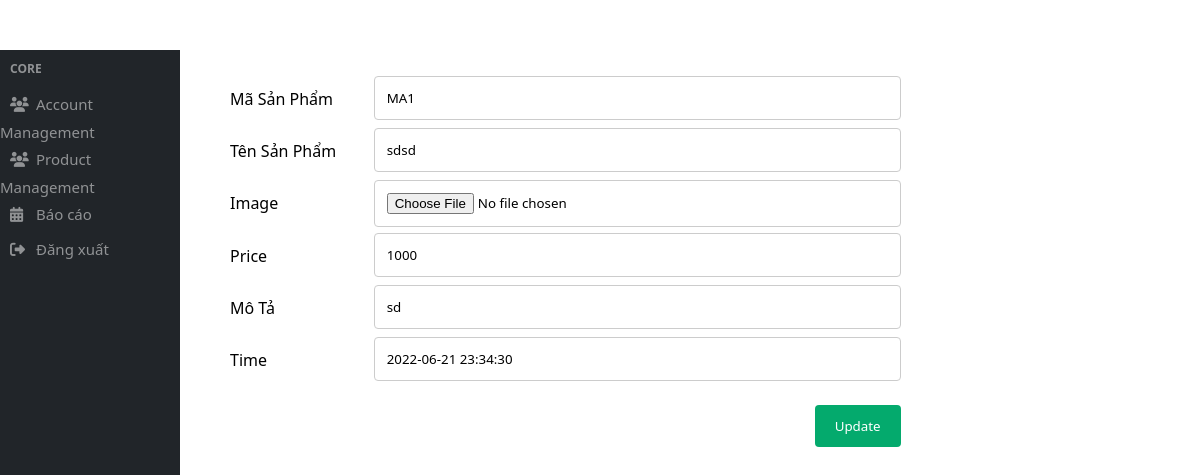
Screenshot of /php/admin/edit_product.php?ID=2 (signed in) with the database file from the repository.
### tables this page shows
CREATE TABLE `product` (
  `ID` int(20) NOT NULL,
  `MaSanPham` varchar(20) NOT NULL,
  `TenSanPham` varchar(100) NOT NULL,
  `Images` varchar(100) NOT NULL,
  `Price` int(100) NOT NULL,
  `MoTa` varchar(2000) NOT NULL,
  `DaTe` datetime NOT NULL DEFAULT current_timestamp()
);

### php/admin/edit_product.php (the view, shortened to what this page needs)
<?php
    $conn=include"../../include/ketnoidatabase.php";
    if(isset($_GET["ID"]))
    {
        $ID=$_GET["ID"];
    }
    if(!$_SESSION["ID"])
    {
        echo "<script>window.location.href='login.php'</script>";
    }
    else
    {
?>
<!DOCTYPE html>
<html lang="en">
<head>
    <link rel="stylesheet" href="../../css/edit_product.css">
    <link rel="stylesheet" href="https://cdnjs.cloudflare.com/ajax/libs/font-awesome/6.1.1/css/all.min.css">
</head>
<body>
    <div id="container">
        <div class="sidebar">
            <?php include '../../include/sildeber-left.php';?>
            <div style="height:100vh" class="sidebar-right">
            <?php
                $stmt = $conn->prepare("SELECT * FROM product where ID=?");
                $stmt->bind_param("i",$ID);
                $stmt->execute();
                $result = $stmt->get_result();
                if ($result->num_rows == 1) {
            ?>
            <?php
                    while($row = $result->fetch_assoc()) {
            ?>
                <form action="update_product.php?ID=<?php echo $ID ?>" method="POST">
                    <div class="row">
                      <div class="col-25">
                        <label for="fname">Mã Sản Phẩm</label>
                      </div>
                      <div class="col-75">
                        <input style="pointer-events: none;" class="input_text" type="text" id="fname" name="MaSanPham" value="<?php echo $row["MaSanPham"]?>" >
                      </div>
                    </div>
                    <div class="row">
                      <div class="col-25">
                        <label for="lname">Tên Sản Phẩm</label>
                      </div>
                      <div class="col-75">
                        <input class="input_text"  type="text" id="lname" value="<?php echo $row["TenSanPham"]?>" name="TenSanPham">
                      </div>
                    </div>
                    <div class="row">
                      <div class="col-25">
                        <label for="country">Image</label>
                      </div>
                      <div class="col-75">
                        <input class="input_text"  type="file" id="lname"  name="Image" >
                      </div>
                    </div>
                    <div class="row">
                        <div class="col-25">
                          <label for="fname">Price</label>
                        </div>
                        <div class="col-75">
                          <input class="input_text" type="text" id="fname" name="Price" value="<?php echo $row["Price"]?>">
                        </div>
                    </div>
                    <div class="row">
                        <div class="col-25">
                          <label for="fname">Mô Tả</label>
                        </div>
                        <div class="col-75">
                          <input class="input_text" type="text" id="fname" name="MoTa" value="<?php echo $row["MoTa"]?>">
                        </div>
                    </div>
                    <div class="row">
                        <div class="col-25">
                          <label for="fname">Time</label>
                        </div>
                        <div class="col-75">
                          <input style="pointer-events: none;" class="input_text" type="text" id="fname" name="time" value="<?php echo $row["DaTe"]?>">
                        </div>
                    </div>
                    <?php
                                }
                            }
                    ?>
                    <br>
                    <div class="row">
                      <input class="submit" name="submit" type="submit" value="Update">
                    </div>
                </form>
            </div>
        </div>
    </div>
</body>
<?php
    }
?>
</html>

### css/edit_product.css (style rules this page uses)
* { padding: 0; margin: 0; border: none; outline: none; box-sizing: border-box; font-family: system-ui, -apple-system, "Segoe UI", Roboto, "Helvetica Neue", Arial, "Noto Sans", "Liberation Sans", sans-serif, "Apple Color Emoji", "Segoe UI Emoji", "Segoe UI Symbol", "Noto Color Emoji";; }
body { width: 100%; height: 100vh; }
#container { width: 100%; height: 100vh; }
.sidebar { width: 100%; display: flex; margin-top: 50px; }
.sidebar-right { width: 84%; }
.sidebar-right form { margin-left:50px; margin-top: 20px; }
.input_text, select, textarea { width: 100%; padding: 12px; border: 1px solid #ccc; border-radius: 4px; resize: vertical; }
label { padding: 12px 12px 12px 0; display: inline-block; }
.submit { background-color: #04AA6D; color: white; padding: 12px 20px; border: none; border-radius: 4px; cursor: pointer; float: right; margin-right: 30%; }
.col-25 { float: left; width: 15%; margin-top: 6px; }
.col-75 { float: left; width: 55%; margin-top: 6px; }
.row:after { content: ""; display: table; clear: both; }

### rows the page displays
product: MaSanPham "MA1", TenSanPham "sdsd", Price "1000", MoTa "sd", time "2022-06-21 23:34:30"
